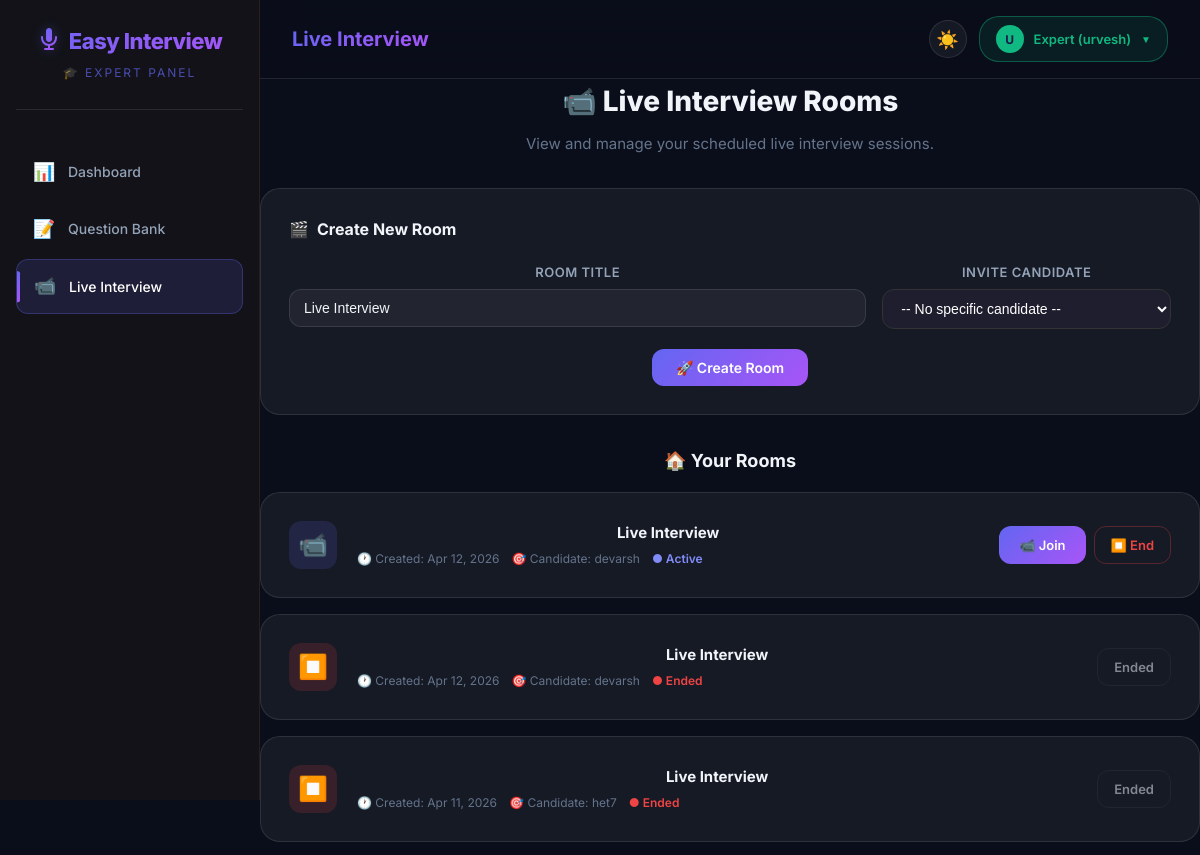
Page /expert/dashboard/live-rooms/ (signed in, upper part) on the earlier database version.
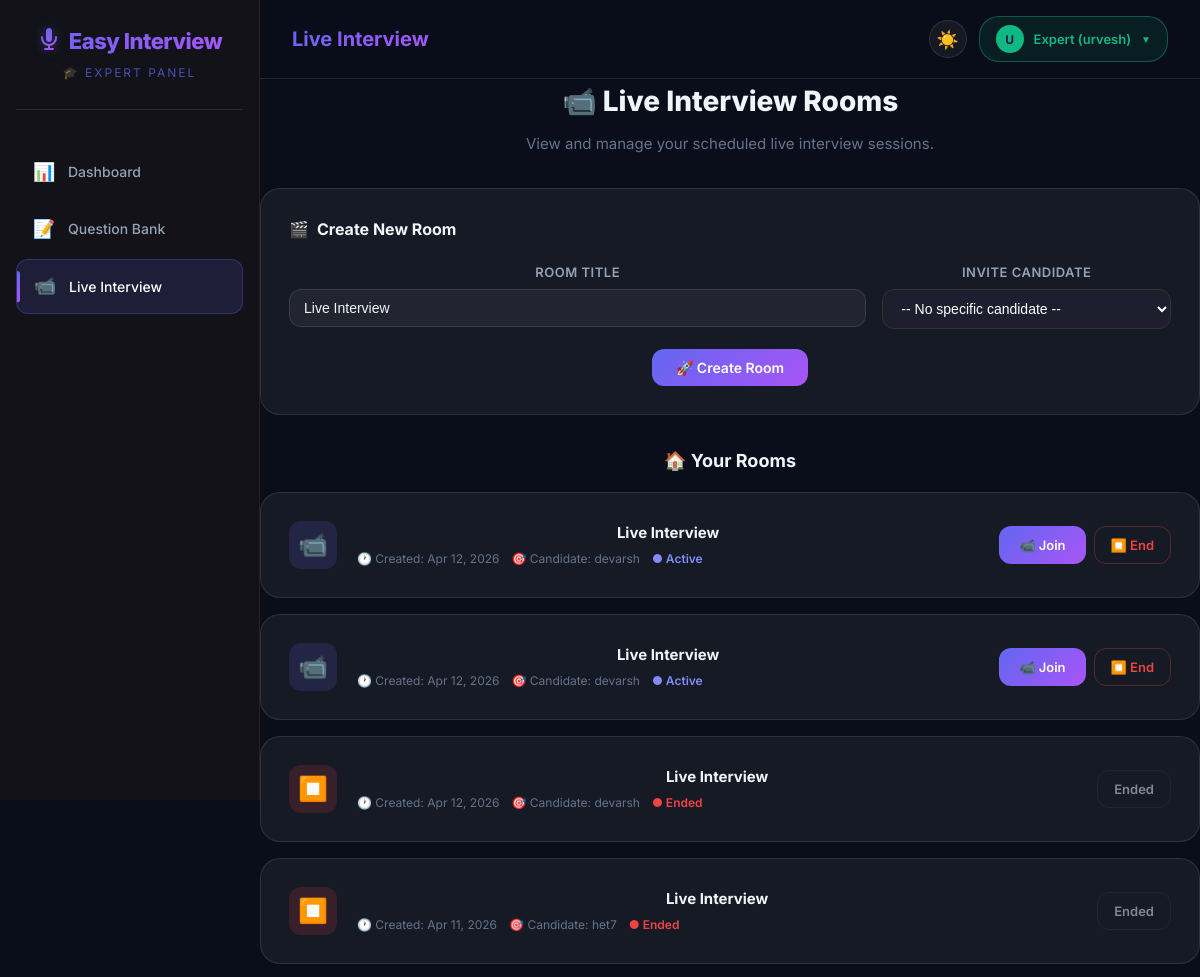
Same page on the later database version.
### myapp/models.py (models this page shows, shortened)
class LiveRoom(models.Model):
    STATUS_CHOICES = [
        ('scheduled', 'Scheduled'),
        ('live', 'Live'),
        ('completed', 'Completed'),
    ]
    room_name = models.CharField(max_length=100, unique=True)
    title = models.CharField(max_length=200, default='Live Interview')
    created_by = models.ForeignKey(settings.AUTH_USER_MODEL, on_delete=models.CASCADE, related_name='created_rooms')
    participant = models.ForeignKey(settings.AUTH_USER_MODEL, on_delete=models.SET_NULL, null=True, blank=True, related_name='invited_rooms')
    scheduled_at = models.DateTimeField(null=True, blank=True)
    status = models.CharField(max_length=20, choices=STATUS_CHOICES, default='scheduled')
    is_active = models.BooleanField(default=True)
    created_at = models.DateTimeField(auto_now_add=True)
    class Meta:
        ordering = ['-created_at']

class User(AbstractUser):
    profile_photo = models.ImageField(upload_to='profile_photos/', null=True, blank=True)
    is_expert = models.BooleanField(default=False)

### myapp/views.py (the view, shortened to what this page needs)
# urls.py: path('expert/dashboard/live-rooms/', views.expert_live_rooms_dashboard, name='expert_live_rooms_dashboard'),
@login_required
def expert_live_rooms_dashboard(request):
    if not request.user.is_expert and not request.user.is_staff:
        messages.error(request, "You don't have expert access.")
        return redirect("home")
    my_rooms = LiveRoom.objects.filter(created_by=request.user)
    invited_rooms = LiveRoom.objects.filter(participant=request.user, is_active=True)
    rooms = (my_rooms | invited_rooms).distinct()
    users = User.objects.filter(is_staff=False, is_active=True).exclude(id=request.user.id).order_by('username')
    return render(request, "expert/expert_live_rooms.html", {
        "rooms": rooms,
        "users": users,
    })

### myapp/templates/expert/expert_live_rooms.html (shortened to what the changed rows need)
{% extends 'expert/expert_base.html' %}
{% block content %}
<div class="animate-in">
    <div class="text-center" style="margin-bottom: 32px;">
        <h1 class="page-title">📹 Live Interview Rooms</h1>
<div class="animate-in delay-2">
    {% if rooms %}
    <div style="display: grid; gap: 16px;">
        {% for room in rooms %}
        <div class="glass-card" style="display: flex; align-items: center; gap: 20px; flex-wrap: wrap;">
            <div style="width: 48px; height: 48px; border-radius: 12px; display: flex; align-items: center; justify-content: center; font-size: 24px; flex-shrink: 0; background: {% if room.is_active %}rgba(99, 102, 241, 0.15){% else %}rgba(239, 68, 68, 0.15){% endif %};">
                {% if room.is_active %}📹{% else %}⏹️{% endif %}
            </div>
            <div style="flex: 1; min-width: 0;">
                <h4 style="font-size: 15px; font-weight: 700; color: var(--text-primary); margin-bottom: 4px;">{{ room.title }}</h4>
                <div style="font-size: 12px; color: var(--text-muted); display: flex; gap: 12px; flex-wrap: wrap;">
                    <span>🕐 {% if room.scheduled_at %}<strong style="color: #818cf8;">Scheduled:</strong> {{ room.scheduled_at|date:"M d, h:i A" }}{% else %}Created: {{ room.created_at|date:"M d, Y" }}{% endif %}</span>
                    {% if room.participant %}
                    <span>🎯 Candidate: {{ room.participant.username }}</span>
                    {% endif %}
                    {% if room.is_active %}
                    <span style="color: #818cf8; font-weight: 600;">● Active</span>
                    {% else %}
                    <span style="color: #ef4444; font-weight: 600;">● Ended</span>
                    {% endif %}
                </div>
            </div>
            <div style="display: flex; gap: 8px; flex-shrink: 0;">
                {% if room.is_active %}
                <a href="{% url 'expert_join_live_room' room.id %}" class="btn-primary-glow" style="padding: 8px 20px; font-size: 13px; text-decoration: none; background: linear-gradient(135deg, #6366f1, #a855f7);">📹 Join</a>
                <a href="{% url 'end_live_room' room.id %}" class="btn-outline-glass" style="padding: 8px 16px; font-size: 13px; color: #ef4444; border-color: rgba(239, 68, 68, 0.3); text-decoration: none;" onclick="return confirm('End this room?');">⏹️ End</a>
                {% else %}
                <span class="btn-outline-glass" style="padding: 8px 16px; font-size: 13px; opacity: 0.5; cursor: default;">Ended</span>
                {% endif %}
            </div>
        </div>
        {% endfor %}
    </div>
    {% else %}
    <div class="glass-card" style="text-align: center; padding: 48px; color: var(--text-muted);">
        <p style="font-size: 48px; margin-bottom: 12px;">📹</p>
        <p>No rooms yet. Create your first live interview room above!</p>
    </div>
    {% endif %}
</div>
{% endblock %}

Differences in the rows shown:
added LiveRoom: title "Live Interview", created_at "Apr 12, 2026", participant.username "devarsh", is_active "● Active"
